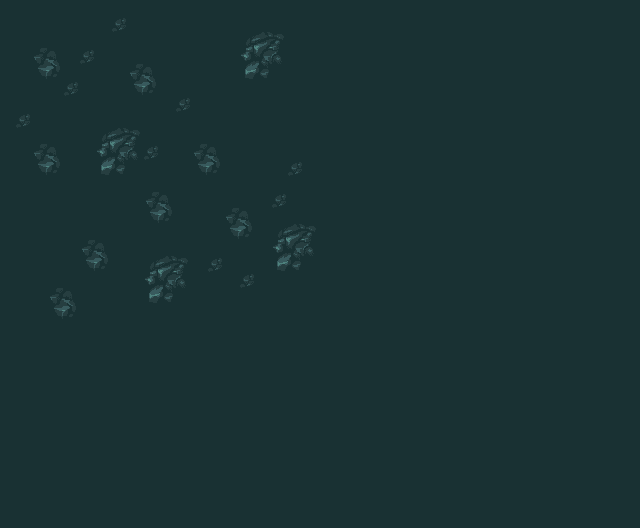

The image is a tile-based game level rendered from a .tmx file. Its description and source (layers, tilesets, objects; grid data summarised) follow:
An orthogonal 40x33 tile map with 16x16 px tiles, 2 tile layers (Tile Layer 1, Tile Layer 2), 2 tilesets and 5 objects (UIStart, UIExit, TextPrototype, UITutorial).

<map version="1.4" tiledversion="2020.11.25" orientation="orthogonal" renderorder="right-down" width="40" height="33" tilewidth="16" tileheight="16" infinite="0" nextlayerid="7" nextobjectid="17">
 <editorsettings>
  <export target="menu.json" format="json" />
 </editorsettings>
 <tileset firstgid="1" source="../Tiles/MagicCliffsEnvironment_tileset.tsx" />
 <tileset firstgid="1161" source="../Tiles/hit_forward_1.tsx" />
 <layer id="1" name="Tile Layer 1" width="40" height="33">
  <data>[1320 cells, 1320 non-empty, 1 distinct tile ids]</data>
 </layer>
 <layer id="6" name="Tile Layer 2" width="40" height="33">
  <data>[1320 cells, 78 non-empty, 14 distinct tile ids]</data>
 </layer>
 <objectgroup id="3" name="Bottom">
  <object id="12" gid="2147483769" x="316.667" y="320" width="3.33333" height="320">
   <properties>
    <property name="Spawn" type="bool" value="false" />
   </properties>
  </object>
 </objectgroup>
 <objectgroup id="2" name="Text">
  <object id="1" name="UIStart" x="10.4309" y="158.799" width="106.167" height="37">
   <properties>
    <property name="FontPath" value="Fonts/MS Serif.ttf" />
   </properties>
   <text pixelsize="30" wrap="1" color="#00aa7f">Start</text>
  </object>
  <object id="2" name="UIExit" x="10.6666" y="245.167" width="103.667" height="37">
   <properties>
    <property name="FontPath" value="Fonts/MS Serif.ttf" />
   </properties>
   <text pixelsize="30" wrap="1" color="#00aa7f">Exit</text>
  </object>
  <object id="14" name="TextPrototype" x="130.916" y="17.5" width="171.5" height="115.667">
   <properties>
    <property name="FontPath" value="Fonts/MS Serif.ttf" />
   </properties>
   <text pixelsize="30" wrap="1" color="#00c590">RUN 
      AND 
            FIRE</text>
  </object>
  <object id="16" name="UITutorial" x="10.2498" y="202.833" width="106.167" height="37">
   <properties>
    <property name="FontPath" value="Fonts/MS Serif.ttf" />
   </properties>
   <text pixelsize="30" wrap="1" color="#00aa7f">Tutorial</text>
  </object>
 </objectgroup>
</map>
